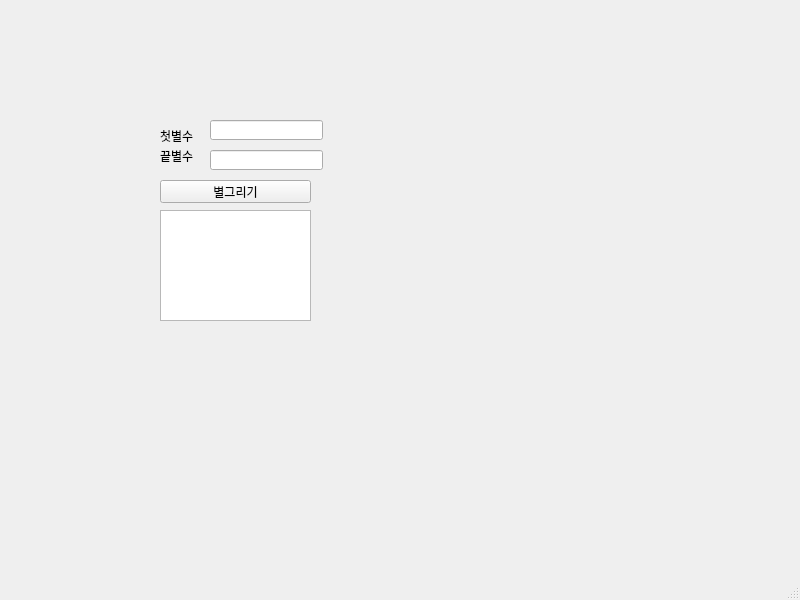
<?xml version="1.0" encoding="UTF-8"?>
<ui version="4.0">
 <class>MainWindow</class>
 <widget class="QMainWindow" name="MainWindow">
  <property name="geometry">
   <rect>
    <x>0</x>
    <y>0</y>
    <width>800</width>
    <height>600</height>
   </rect>
  </property>
  <property name="windowTitle">
   <string>MainWindow</string>
  </property>
  <widget class="QWidget" name="centralwidget">
   <widget class="QLabel" name="lbl_f">
    <property name="geometry">
     <rect>
      <x>160</x>
      <y>130</y>
      <width>56</width>
      <height>12</height>
     </rect>
    </property>
    <property name="text">
     <string>첫별수</string>
    </property>
   </widget>
   <widget class="QLabel" name="lbl_l">
    <property name="geometry">
     <rect>
      <x>160</x>
      <y>150</y>
      <width>56</width>
      <height>12</height>
     </rect>
    </property>
    <property name="text">
     <string>끝별수</string>
    </property>
   </widget>
   <widget class="QPushButton" name="pb">
    <property name="geometry">
     <rect>
      <x>160</x>
      <y>180</y>
      <width>151</width>
      <height>23</height>
     </rect>
    </property>
    <property name="text">
     <string>별그리기</string>
    </property>
   </widget>
   <widget class="QLineEdit" name="le_f">
    <property name="geometry">
     <rect>
      <x>210</x>
      <y>120</y>
      <width>113</width>
      <height>20</height>
     </rect>
    </property>
   </widget>
   <widget class="QLineEdit" name="le_l">
    <property name="geometry">
     <rect>
      <x>210</x>
      <y>150</y>
      <width>113</width>
      <height>20</height>
     </rect>
    </property>
   </widget>
   <widget class="QPlainTextEdit" name="pte">
    <property name="geometry">
     <rect>
      <x>160</x>
      <y>210</y>
      <width>151</width>
      <height>111</height>
     </rect>
    </property>
   </widget>
  </widget>
  <widget class="QStatusBar" name="statusbar"/>
 </widget>
 <resources/>
 <connections/>
</ui>
